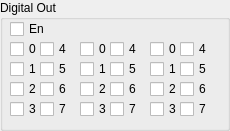
   <widget class="QGroupBox" name="groupBox_5">
    <property name="geometry">
     <rect>
      <x>450</x>
      <y>10</y>
      <width>230</width>
      <height>131</height>
     </rect>
    </property>
    <property name="title">
     <string>Digital Out</string>
    </property>
    <widget class="QCheckBox" name="cbDOut1_0">
     <property name="geometry">
      <rect>
       <x>10</x>
       <y>40</y>
       <width>31</width>
       <height>18</height>
      </rect>
     </property>
     <property name="text">
      <string>0</string>
     </property>
    </widget>
    <widget class="QCheckBox" name="cbEnDigitalOut">
     <property name="geometry">
      <rect>
       <x>10</x>
       <y>20</y>
       <width>50</width>
       <height>18</height>
      </rect>
     </property>
     <property name="text">
      <string>En</string>
     </property>
    </widget>
    <widget class="QCheckBox" name="cbDOut1_1">
     <property name="geometry">
      <rect>
       <x>10</x>
       <y>60</y>
       <width>31</width>
       <height>18</height>
      </rect>
     </property>
     <property name="text">
      <string>1</string>
     </property>
    </widget>
    <widget class="QCheckBox" name="cbDOut1_2">
     <property name="geometry">
      <rect>
       <x>10</x>
       <y>80</y>
       <width>31</width>
       <height>18</height>
      </rect>
     </property>
     <property name="text">
      <string>2</string>
     </property>
    </widget>
    <widget class="QCheckBox" name="cbDOut1_3">
     <property name="geometry">
      <rect>
       <x>10</x>
       <y>100</y>
       <width>31</width>
       <height>18</height>
      </rect>
     </property>
     <property name="text">
      <string>3</string>
     </property>
    </widget>
    <widget class="QCheckBox" name="cbDOut1_4">
     <property name="geometry">
      <rect>
       <x>40</x>
       <y>40</y>
       <width>31</width>
       <height>18</height>
      </rect>
     </property>
     <property name="text">
      <string>4</string>
     </property>
    </widget>
    <widget class="QCheckBox" name="cbDOut1_5">
     <property name="geometry">
      <rect>
       <x>40</x>
       <y>60</y>
       <width>31</width>
       <height>18</height>
      </rect>
     </property>
     <property name="text">
      <string>5</string>
     </property>
    </widget>
    <widget class="QCheckBox" name="cbDOut1_6">
     <property name="geometry">
      <rect>
       <x>40</x>
       <y>80</y>
       <width>31</width>
       <height>18</height>
      </rect>
     </property>
     <property name="text">
      <string>6</string>
     </property>
    </widget>
    <widget class="QCheckBox" name="cbDOut1_7">
     <property name="geometry">
      <rect>
       <x>40</x>
       <y>100</y>
       <width>31</width>
       <height>18</height>
      </rect>
     </property>
     <property name="text">
      <string>7</string>
     </property>
    </widget>
    <widget class="QCheckBox" name="cbDOut2_0">
     <property name="geometry">
      <rect>
       <x>80</x>
       <y>40</y>
       <width>31</width>
       <height>18</height>
      </rect>
     </property>
     <property name="text">
      <string>0</string>
     </property>
    </widget>
    <widget class="QCheckBox" name="cbDOut2_1">
     <property name="geometry">
      <rect>
       <x>80</x>
       <y>60</y>
       <width>31</width>
       <height>18</height>
      </rect>
     </property>
     <property name="text">
      <string>1</string>
     </property>
    </widget>
    <widget class="QCheckBox" name="cbDOut2_2">
     <property name="geometry">
      <rect>
       <x>80</x>
       <y>80</y>
       <width>31</width>
       <height>18</height>
      </rect>
     </property>
     <property name="text">
      <string>2</string>
     </property>
    </widget>
    <widget class="QCheckBox" name="cbDOut2_3">
     <property name="geometry">
      <rect>
       <x>80</x>
       <y>100</y>
       <width>31</width>
       <height>18</height>
      </rect>
     </property>
     <property name="text">
      <string>3</string>
     </property>
    </widget>
    <widget class="QCheckBox" name="cbDOut2_4">
     <property name="geometry">
      <rect>
       <x>110</x>
       <y>40</y>
       <width>31</width>
       <height>18</height>
      </rect>
     </property>
     <property name="text">
      <string>4</string>
     </property>
    </widget>
    <widget class="QCheckBox" name="cbDOut2_5">
     <property name="geometry">
      <rect>
       <x>110</x>
       <y>60</y>
       <width>31</width>
       <height>18</height>
      </rect>
     </property>
     <property name="text">
      <string>5</string>
     </property>
    </widget>
    <widget class="QCheckBox" name="cbDOut2_6">
     <property name="geometry">
      <rect>
       <x>110</x>
       <y>80</y>
       <width>31</width>
       <height>18</height>
      </rect>
     </property>
     <property name="text">
      <string>6</string>
     </property>
    </widget>
    <widget class="QCheckBox" name="cbDOut2_7">
     <property name="geometry">
      <rect>
       <x>110</x>
       <y>100</y>
       <width>31</width>
       <height>18</height>
      </rect>
     </property>
     <property name="text">
      <string>7</string>
     </property>
    </widget>
    <widget class="QCheckBox" name="cbDOut3_0">
     <property name="geometry">
      <rect>
       <x>150</x>
       <y>40</y>
       <width>31</width>
       <height>18</height>
      </rect>
     </property>
     <property name="text">
      <string>0</string>
     </property>
    </widget>
    <widget class="QCheckBox" name="cbDOut3_1">
     <property name="geometry">
      <rect>
       <x>150</x>
       <y>60</y>
       <width>31</width>
       <height>18</height>
      </rect>
     </property>
     <property name="text">
      <string>1</string>
     </property>
    </widget>
    <widget class="QCheckBox" name="cbDOut3_2">
     <property name="geometry">
      <rect>
       <x>150</x>
       <y>80</y>
       <width>31</width>
       <height>18</height>
      </rect>
     </property>
     <property name="text">
      <string>2</string>
     </property>
    </widget>
    <widget class="QCheckBox" name="cbDOut3_3">
     <property name="geometry">
      <rect>
       <x>150</x>
       <y>100</y>
       <width>31</width>
       <height>18</height>
      </rect>
     </property>
     <property name="text">
      <string>3</string>
     </property>
    </widget>
    <widget class="QCheckBox" name="cbDOut3_4">
     <property name="geometry">
      <rect>
       <x>180</x>
       <y>40</y>
       <width>30</width>
       <height>18</height>
      </rect>
     </property>
     <property name="text">
      <string>4</string>
     </property>
    </widget>
    <widget class="QCheckBox" name="cbDOut3_5">
     <property name="geometry">
      <rect>
       <x>180</x>
       <y>60</y>
       <width>30</width>
       <height>18</height>
      </rect>
     </property>
     <property name="text">
      <string>5</string>
     </property>
    </widget>
    <widget class="QCheckBox" name="cbDOut3_6">
     <property name="geometry">
      <rect>
       <x>180</x>
       <y>80</y>
       <width>30</width>
       <height>18</height>
      </rect>
     </property>
     <property name="text">
      <string>6</string>
     </property>
    </widget>
    <widget class="QCheckBox" name="cbDOut3_7">
     <property name="geometry">
      <rect>
       <x>180</x>
       <y>100</y>
       <width>30</width>
       <height>18</height>
      </rect>
     </property>
     <property name="text">
      <string>7</string>
     </property>
    </widget>
   </widget>
